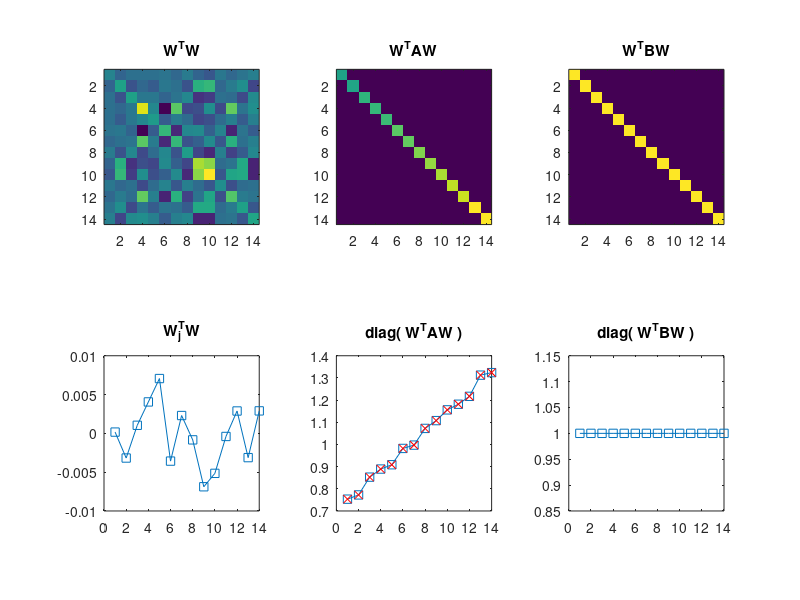

MATLAB code to generate this figure:
%%
%     COURSE: Linear algebra: theory and implementation
%    SECTION: Quadratic form and definiteness
%      VIDEO: Quadratic form of generalized eigenvectors
% Instructor: sincxpress.com
% 
%% 
clear, clc 

%%

% create two symmetric matrices
m = 14;
n = 1000;
A = bsxfun(@times,randn(m,n),cos(linspace(0,pi,m))');
A = A*A';

B = bsxfun(@times,randn(m,n),cos(linspace(0,pi,m))');
B = B*B';



% generalized eigendecomposition
[evecs,evals] = eig(A,B);


%%% some plotting
figure(5), clf

% W'W
subplot(231), imagesc(evecs'*evecs), axis square, title('W^TW')
tmp = evecs'*evecs;
subplot(234), plot(tmp(5,:),'s-'), axis square, title('W_j^TW')

% W'AW
subplot(232), imagesc(evecs'*A*evecs), axis square, title('W^TAW')
subplot(235), plot(diag(evecs'*A*evecs),'s-'), axis square, title('diag( W^TAW )')
hold on, plot(diag(evals),'rx')


% W'BW
subplot(233), imagesc(evecs'*B*evecs), axis square, title('W^TBW')
subplot(236), plot(diag(evecs'*B*evecs),'s-'), axis square, title('diag( W^TBW )')

%% done.
